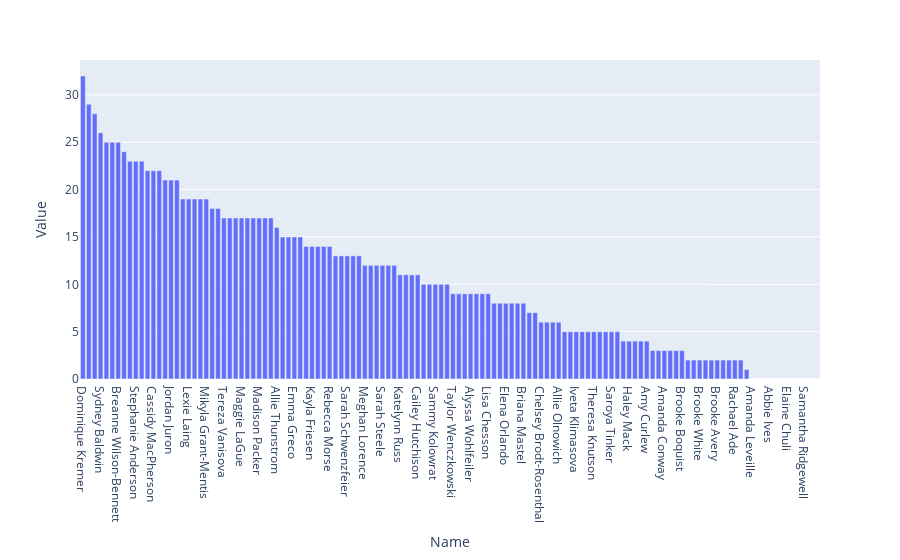

Here is the notebook cell this chart was saved with:
### Code cell
fig = px.bar(tk_df, x='Name', y='Value')
fig.update_layout(xaxis={'categoryorder':'total descending'})
fig.show()

### Figure 1 — Plotly figure (JSON) as saved in the notebook; plotly's stock layout.template omitted (floating-point values rounded to 4 significant figures)
{"data": [{"alignmentgroup": "True", "hovertemplate": "Name=%{x}<br>Value=%{y}<extra></extra>", "legendgroup": "", "marker": {"color": "#636efa"}, "name": "", "offsetgroup": "", "orientation": "v", "showlegend": false, "textposition": "auto", "type": "bar", "x": ["Jillian Dempsey", "McKenna Brand", "Tereza Vanisova", "Samantha Davis", "Stephanie Anderson", "Meghan Lorence", "Mallory Souliotis", "Taylor Wenczkowski", "Sydney Baldwin", "Kaleigh Fratkin", "Allie Thunstrom", "Chelsey Brodt-Rosenthal", "Nina Rodgers", "Emma Stauber", "Christina Putigna", "Haylea Schmid", "Taylor Turnquist", "Winny Brodt-Brown", "Lauren Kelly", "Lexie Laing", "Mary Parker", "Jenna Rheault", "Paige Capistran", "Tori Sullivan", "Carlee Turner", "Meaghan Rickard", "Meghara McManus", "Amanda Leveille", "Haley Mack", "Maddie Rowe", "Jonna Curtis", "Audra Richards", "Meaghan Pezon", "Sara Bustad", "Lynn Astrup", "Brooke White", "Lovisa Selander", "Rose Alleva", "Kayla Friesen", "Tori Howran", "Shannon Doyle", "Nicole Guagliardo", "Alyson Matteau", "Erin Gehen", "Jordan Juron", "Abbie Ives", "Marie-Jo Pelletier", "Janine Weber", "Carly Jackson", "Whitney Dove", "Emma Vlasic", "Dominique Kremer", "Katelynn Russ", "Alyssa Wohlfeiler", "Autumn MacDougall", "Maggie LaGue", "Elena Orlando", "Brooke Stacey", "Kayla Meneghin", "Hunter Accursi", "Taylor Marchin", "Grace Klienbach", "Megan Delay", "Sarah Schwenzfeier", "Kaycie Anderson", "Maddie Bishop", "Amanda Conway", "Iveta Klimasova", "Mackenzie Lancaster", "Neve Van Pelt", "Kristin Lewicki", "Hanna Beattie", "Brittany Colton", "Cassidy MacPherson", "Lenka Curmova", "Shiann Darkangelo", "Emma Greco", "Sonjia Shelly", "Sammy Kolowrat", "Kiira Dosdall", "Madison Packer", "Emma Woods", "Emily Janiga", "Sarah Steele", "Megan Quinn", "Kelly Babstock", "Jayne Lewis", "Leila Kilduff", "Breanne Wilson-Bennett", "Lindsay Eastwood", "Kendall Cornine", "Paige Voight", "Rebecca Morse", "Natalie Marcuzzi", "Taylor Woods", "Mallory Rushton", "Theresa Knutson", "Allie Olnowich", "Kristen Barbara", "Elaine Chuli", "Taytum Clairmont", "Julie Allen", "Rebecca Russo", "Kate Leary", "Emily Fluke", "Mikyla Grant-Mentis", "Sarah-Eve Coutu Godbout", "Saroya Tinker", "Amy Curlew", "Brooke Avery", "Mackenzie MacNeil", "Brooke Boquist", "Cailey Hutchison", "Victoria Hanson", "Brooke Wolejko", "Tera Hofmann", "Samantha Ridgewell", "Briana Mastel", "Laurel Hill", "Taylor Wasylk", "Lisa Chesson", "Caty Flagg", "Rachael Ade", "Maeve Reilly", "Sarah Hughson", "Mariah Fujimagari"], "xaxis": "x", "y": [23, 8, 17, 18, 23, 12, 23, 9, 26, 19, 16, 6, 13, 6, 15, 10, 21, 7, 22, 19, 6, 4, 9, 14, 17, 12, 25, 0, 4, 15, 12, 5, 9, 2, 2, 2, 0, 0, 14, 14, 18, 2, 29, 14, 21, 0, 24, 8, 4, 17, 13, 32, 11, 9, 7, 17, 8, 8, 2, 3, 10, 4, 17, 13, 3, 5, 3, 5, 3, 11, 19, 17, 5, 22, 22, 25, 15, 0, 10, 8, 17, 13, 15, 12, 12, 10, 0, 17, 25, 19, 5, 9, 14, 28, 21, 3, 5, 6, 9, 0, 12, 11, 5, 5, 10, 19, 13, 5, 4, 2, 17, 3, 11, 2, 0, 0, 0, 8, 2, 5, 9, 0, 2, 1, 2, 0], "yaxis": "y"}], "layout": {"barmode": "relative", "legend": {"tracegroupgap": 0}, "margin": {"t": 60}, "xaxis": {"anchor": "y", "categoryorder": "total descending", "domain": [0, 1], "title": {"text": "Name"}}, "yaxis": {"anchor": "x", "domain": [0, 1], "title": {"text": "Value"}}}}
